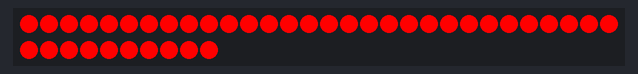
Recording of a sketch running on a simulated Arduino Uno, built with avr-gcc and run on an emulated ATmega328P. On the bench: 40 RGB LEDs in strip order, left to right, continuing on the next row.

Above: at 1.7 s.
At 6.8 s:
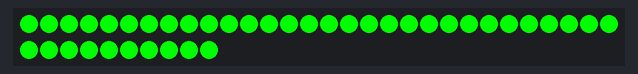
At 12.0 s:
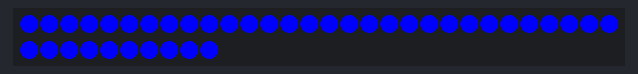

Measured:
- by itself, everything shown: repeats every 15.5 s, in 240 steps

The sketch:

star_wars_day.ino
```cpp
// (licence header left out)
#include "LPD8806.h"
#include "SPI.h"

// This sketch uses the LPD8806 LED strip to simulate light sabers.

// Number of RGB LEDs in strand:
int numberOfLEDs = 40;

// Chose 2 pins for output; can be any valid output pins:
int dataPin  = 2;
int clockPin = 3;

// First parameter is the number of LEDs in the strand.  The LED strips
// are 32 LEDs per meter but you can extend or cut the strip.  Next two
// parameters are SPI data and clock pins:
LPD8806 strip = LPD8806(numberOfLEDs, dataPin, clockPin);

void setup() {
  // Start up the LED strip
  strip.begin();

  // Update the strip, to start they are all 'off'
  strip.show();
}


void loop() {
  colorUp(strip.Color(127,   0,   0), 30);  // Red = Darth Vader's lightsaber
  delay(1000);
  clearDown(50);
  delay(150);

  colorUp(strip.Color(0, 127,   0), 30);  // Green = Luke's lightsaber
  delay(1000);
  clearDown(50);
  delay(150);

  colorUp(strip.Color(  0,   0, 127), 30);  // Blue = Ben Kenobi's lightsaber
  delay(1000);
  clearDown(50);
  delay(150);
}


/** Light the pixels incrementally along the strip. */
void colorUp(uint32_t color, uint8_t wait) {
  int i;

  for (i=0; i < strip.numPixels(); i++) {
      strip.setPixelColor(i, color);
      strip.show();
      delay(wait);
  }
}

/** Turn the pixels off decreasing to zero. */
void clearDown(uint8_t wait) {
  uint32_t off = strip.Color(0, 0, 0);
  for (int b = strip.numPixels() - 1; b >= 0; b--) {
    strip.setPixelColor(b, off);
    strip.show();
    delay(wait);
  }
}
```
